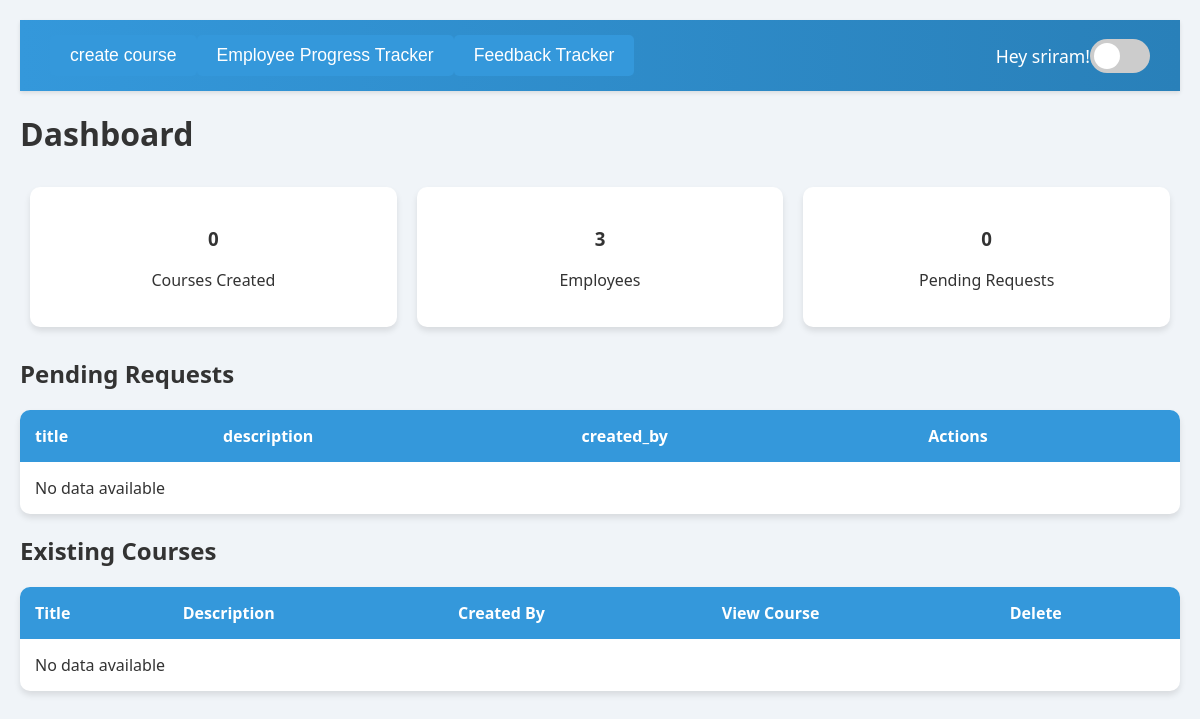
Page /dashboard/Admin/1/ on the earlier database version.
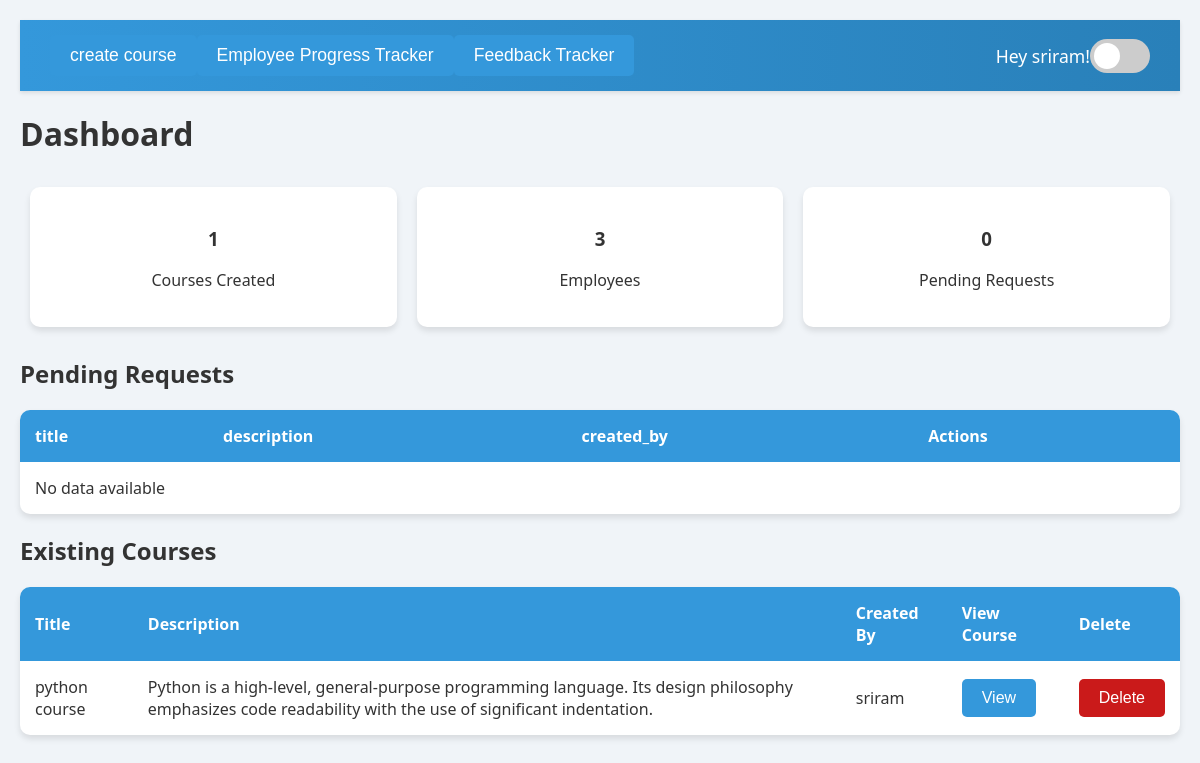
Same page on the later database version.
### dashboards/models.py (models this page shows, shortened)
class Course(models.Model):
    course_id = models.AutoField(primary_key=True)
    title = models.CharField(max_length=255)
    description = models.TextField(null=True, blank=True)
    created_by = models.ForeignKey(
        'authentication.User',
        on_delete=models.CASCADE,
        limit_choices_to={'role__role_name': 'Admin'}
    )
    resource_link = models.URLField(max_length=1024, null=True, blank=True)  # For URLs (e.g., YouTube)
    created_at = models.DateTimeField(auto_now_add=True)
    employees = models.ManyToManyField(
        'authentication.User',
        related_name='enrolled_courses',
        limit_choices_to={'role__role_name': 'Employee'},
        blank=True  # Optional field
    )

### authentication/models.py (models this page shows, shortened)
class User(models.Model):
    name = models.CharField(max_length=100)
    email = models.EmailField(unique=True)
    password = models.CharField(max_length=255)
    role = models.ForeignKey(Role, on_delete=models.CASCADE)
    def __str__(self):
        return self.name

### dashboards/views.py (the view)
# urls.py: path('Admin/<int:user_id>/', views.Admin_view, name='Admin'),
def Admin_view(request, user_id):
    admin = get_object_or_404(User, id=user_id)
    if request.method == 'POST' and 'delete_course' in request.POST:
        course_id = request.POST.get('course_id')
        course = get_object_or_404(Course, course_id=course_id)
        course.delete()
        return redirect('Admin', user_id=user_id)  # Redirect to the admin page after deletion
    context = {
        'admin': admin,
        'user_id': user_id,
        'courses_count': Course.objects.all().count(),
        'pending_count': TrainingRequest.objects.filter(status='Pending').count(),
        'employees_count': User.objects.filter(role=Role.objects.get(role_name='Employee').id).count(),
        'pending_requests': TrainingRequest.objects.filter(status='Pending'),
        'courses': Course.objects.all(),
    }
    return render(request, 'dashboards/Admin.html', context)

### dashboards/templates/dashboards/Admin.html (shortened to what this page needs)
<!DOCTYPE html>
<html lang="en">
<head>
</head>
<body>
  <div id="app">
    <div id="dashboard-page" class="page active">
      <nav>
        <span>
          <a href="{% url 'create_course' user_id %}"><button>create course</button></a>
          <a href="{% url 'create_course' user_id %}"><button>Employee Progress Tracker</button></a>
          <a href="{% url 'create_course' user_id %}"><button>Feedback Tracker</button></a>
        </span>
        <span>
          Hey {{admin.name}}!
          <label class="theme-switch">
            <span class="slider"></span>
          </label>
        </span>
      </nav>
      <h1>Dashboard</h1>
      <div class="dashboard-metrics">
        <div>
          <h3>{{courses_count}}</h3>
          <p>Courses Created</p>
        </div>
        <div>
          <h3>{{employees_count}}</h3>
          <p>Employees</p>
        </div>
        <div>
          <h3>{{pending_count}}</h3>
          <p>Pending Requests</p>
        </div>
      </div>
      <div>
        <h2>Pending Requests</h2>
        <table id="pending-requests">
          <thead>
              <tr>
                <th>title</th>
                <th>description</th>
                <th>created_by</th>
                <th>Actions</th>
              </tr>
        </thead>
        <tbody>
          {% for item in pending_requests %}
            <tr>
                <td>{{ item.title }}</td>
                <td>{{ item.description }}</td>
                <td>{{item.account_manager}}</td>
                <td><a href="{% url 'admin_action' user_id=user_id request_id=item.request_id %}"><button>View</button></a></td>
            </tr>
            {% empty %}
            <tr>
                <td colspan="4">No data available</td>
            </tr>
            {% endfor %}
        </tbody>
        </table>
        <h2>Existing Courses</h2>
        <table id="existing-courses">
          <thead>
              <tr>
                  <th>Title</th>
                  <th>Description</th>
                  <th>Created By</th>
                  <th>View Course</th>
                  <th>Delete</th>
              </tr>
          </thead>
          <tbody>
              {% for item in courses %}
              <tr>
                  <td>{{ item.title }}</td>
                  <td>{{ item.description }}</td>
                  <td>{{ item.created_by }}</td>
                  <td><a href="{% url 'view_course' course_id=item.course_id user_id=user_id %}"><button>View</button></a></td>
                  <td>
                      <form method="POST" action="{% url 'Admin' user_id=admin.id %}">
                          <button type="submit" name="delete_course" style="background-color: rgb(202, 26, 26);">Delete</button>
                      </form>
                  </td>
              </tr>
              {% empty %}
              <tr>
                  <td colspan="4">No data available</td>
              </tr>
              {% endfor %}
          </tbody>
      </table>
  </div>
</body>
</html>

Differences in the rows shown:
added Course: title "python course", description "Python is a high-level, general-purpose programming language. Its design philosophy emphasizes code readability with the use of significant indentation.", created_by "sriram"
Other differences:
{{ courses_count }}: "0" → "1"
text no longer shown: "No data available"
